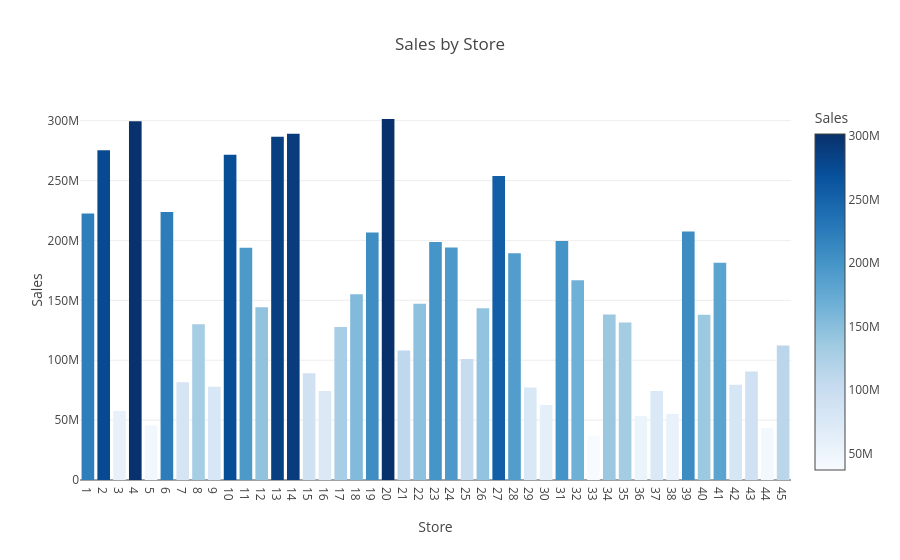

Notebook code for this chart:
### Markdown cell above
### 📊 Exploratória de dados (EDA)
O foco aqui é trazermos analises que responderão as questões de negócio.
    
    1. Quais lojas apresentam o maior e menor volume de vendas semanais?

### Code cell
df_store = df.groupby('Store')['Weekly_Sales'].sum().reset_index()

fig = px.bar(
    df_store,
    x="Store",
    y="Weekly_Sales",
    color="Weekly_Sales",        # cor baseada no valor de Y
    color_continuous_scale="Blues",  # degradê de azul
    title="Sales by Store",
    labels={"Store": "Store", "Weekly_Sales": "Sales"},
    category_orders={"Store": df_store["Store"].tolist()}

)
fig.update_xaxes(tickmode='linear')
fig.show()

### Figure 1 — Plotly figure (JSON) as saved in the notebook; plotly's stock layout.template omitted (floating-point values rounded to 4 significant figures)
{"data": [{"hovertemplate": "Store=%{x}<br>Sales=%{marker.color}<extra></extra>", "legendgroup": "", "marker": {"color": [222400000.0, 271600000.0, 194000000.0, 144300000.0, 286500000.0, 289000000.0, 89130000.0, 74250000.0, 127800000.0, 155100000.0, 206600000.0, 275400000.0, 301400000.0, 108100000.0, 147100000.0, 198800000.0, 194000000.0, 101100000.0, 143400000.0, 253900000.0, 189300000.0, 77140000.0, 57590000.0, 62720000.0, 199600000.0, 166800000.0, 37160000.0, 138200000.0, 131500000.0, 53410000.0, 74200000.0, 55160000.0, 207400000.0, 299500000.0, 137900000.0, 181300000.0, 79570000.0, 90570000.0, 43290000.0, 112400000.0, 45480000.0, 223800000.0, 81600000.0, 130000000.0, 77790000.0], "coloraxis": "coloraxis", "pattern": {"shape": ""}}, "name": "", "orientation": "v", "showlegend": false, "textposition": "auto", "type": "bar", "x": ["1", "10", "11", "12", "13", "14", "15", "16", "17", "18", "19", "2", "20", "21", "22", "23", "24", "25", "26", "27", "28", "29", "3", "30", "31", "32", "33", "34", "35", "36", "37", "38", "39", "4", "40", "41", "42", "43", "44", "45", "5", "6", "7", "8", "9"], "xaxis": "x", "y": [222400000.0, 271600000.0, 194000000.0, 144300000.0, 286500000.0, 289000000.0, 89130000.0, 74250000.0, 127800000.0, 155100000.0, 206600000.0, 275400000.0, 301400000.0, 108100000.0, 147100000.0, 198800000.0, 194000000.0, 101100000.0, 143400000.0, 253900000.0, 189300000.0, 77140000.0, 57590000.0, 62720000.0, 199600000.0, 166800000.0, 37160000.0, 138200000.0, 131500000.0, 53410000.0, 74200000.0, 55160000.0, 207400000.0, 299500000.0, 137900000.0, 181300000.0, 79570000.0, 90570000.0, 43290000.0, 112400000.0, 45480000.0, 223800000.0, 81600000.0, 130000000.0, 77790000.0], "yaxis": "y"}], "layout": {"barmode": "relative", "coloraxis": {"colorbar": {"title": {"text": "Sales"}}, "colorscale": [[0, "rgb(247,251,255)"], [0.125, "rgb(222,235,247)"], [0.25, "rgb(198,219,239)"], [0.375, "rgb(158,202,225)"], [0.5, "rgb(107,174,214)"], [0.625, "rgb(66,146,198)"], [0.75, "rgb(33,113,181)"], [0.875, "rgb(8,81,156)"], [1, "rgb(8,48,107)"]]}, "legend": {"tracegroupgap": 0}, "title": {"text": "Sales by Store"}, "xaxis": {"anchor": "y", "categoryarray": ["1", "10", "11", "12", "13", "14", "15", "16", "17", "18", "19", "2", "20", "21", "22", "23", "24", "25", "26", "27", "28", "29", "3", "30", "31", "32", "33", "34", "35", "36", "37", "38", "39", "4", "40", "41", "42", "43", "44", "45", "5", "6", "7", "8", "9"], "categoryorder": "array", "domain": [0, 1], "tickmode": "linear", "title": {"text": "Store"}}, "yaxis": {"anchor": "x", "domain": [0, 1], "title": {"text": "Sales"}}}}
